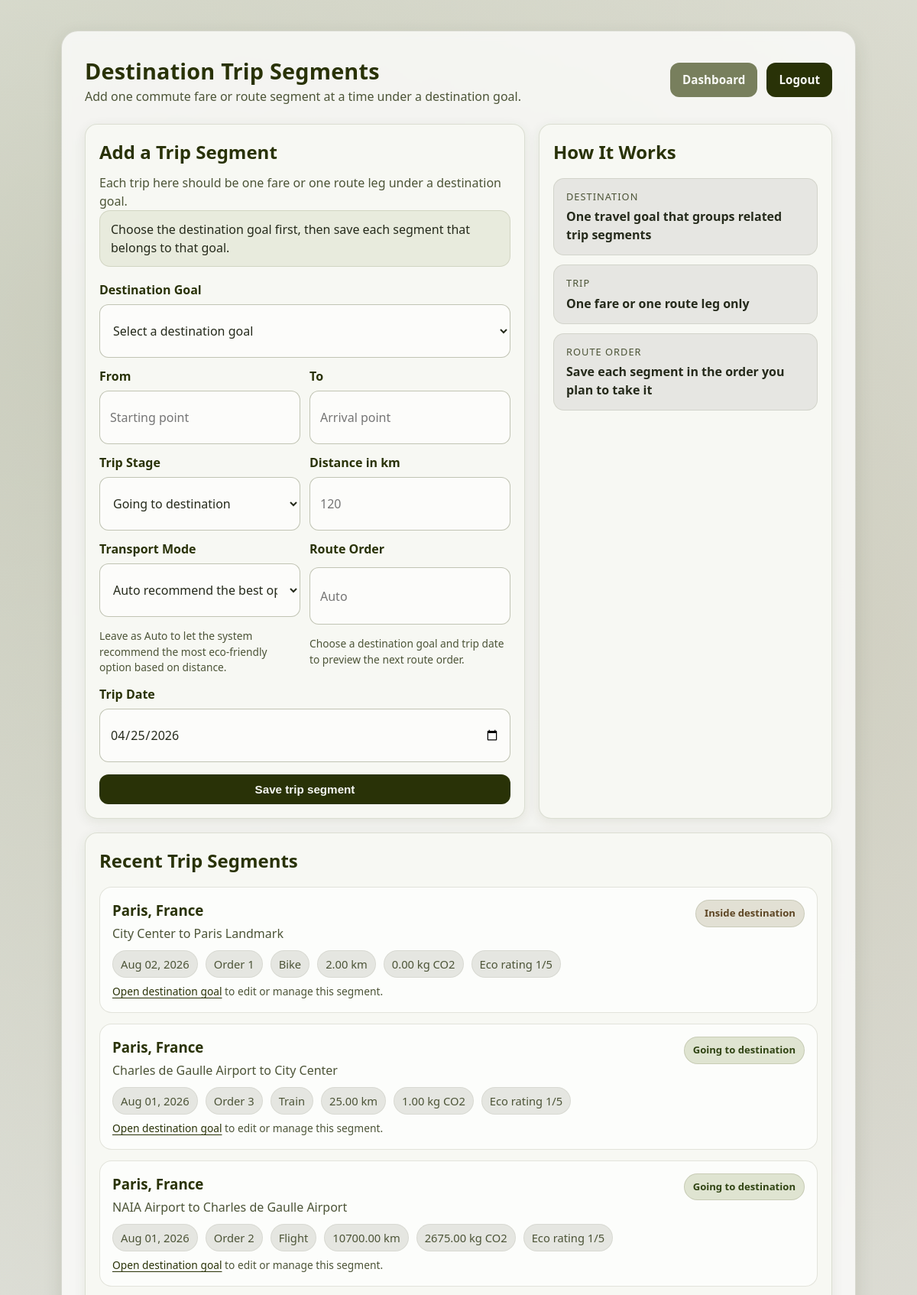
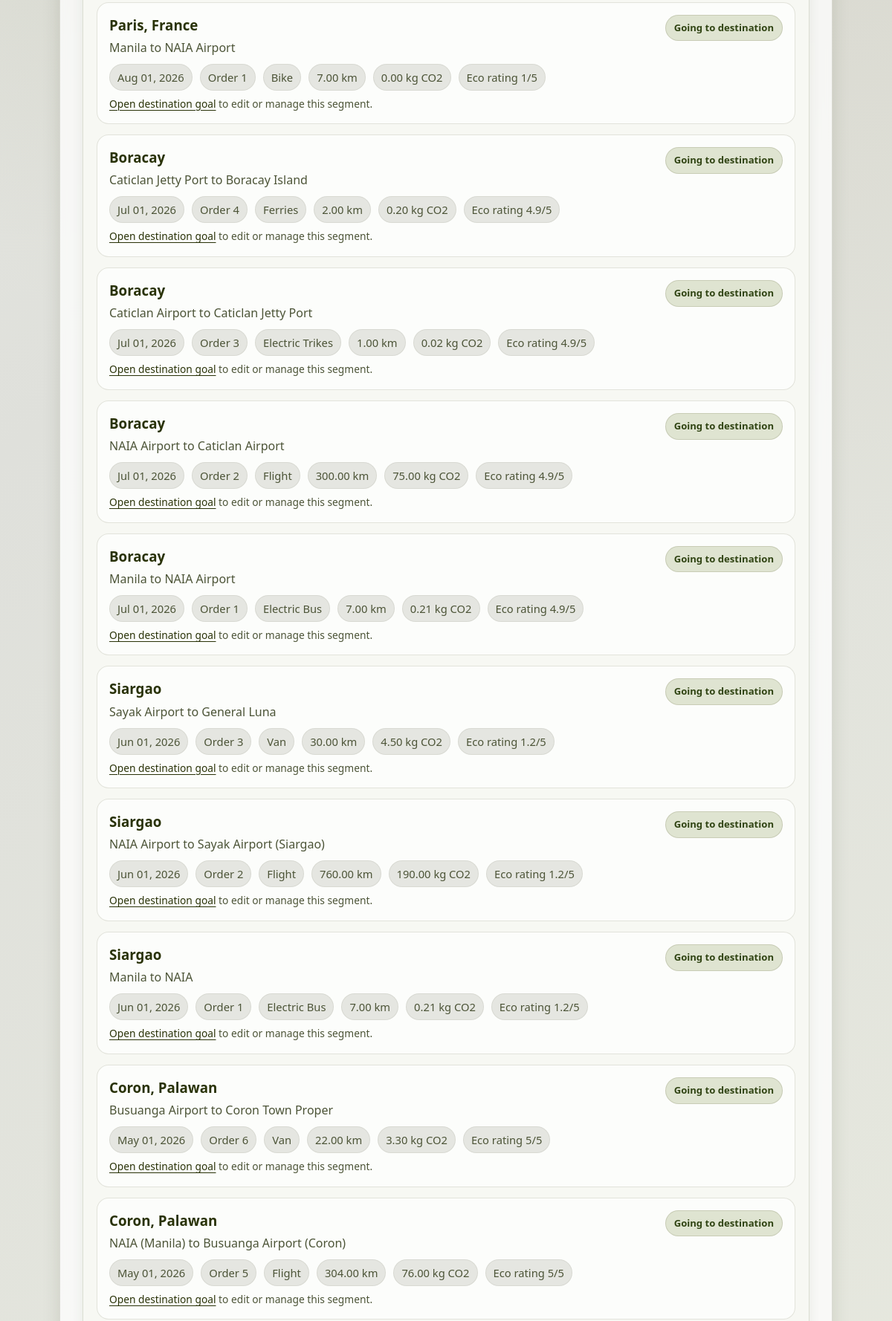
Screenshot of /planner.php (signed in, upper part) with the database file from the repository (2 pictures, top to bottom).
### tables this page shows
CREATE TABLE `trips` (
  `trip_id` int(11) NOT NULL AUTO_INCREMENT,
  `user_id` int(11) NOT NULL,
  `trip_name` varchar(150) NOT NULL,
  `origin` varchar(150) NOT NULL,
  `trip_date` date DEFAULT NULL,
  `total_carbon_est` decimal(10,2) NOT NULL DEFAULT 0.00,
  `created_at` timestamp NOT NULL DEFAULT current_timestamp(),
  PRIMARY KEY (`trip_id`)
);

CREATE TABLE `destinations` (
  `id` int(11) NOT NULL AUTO_INCREMENT,
  `name` varchar(100) NOT NULL,
  `eco_rating` int(11) NOT NULL,
  `transport_tips` text NOT NULL,
  `photo_path` varchar(255) DEFAULT NULL,
  PRIMARY KEY (`id`)
);

CREATE TABLE `itinerary_items` (
  `item_id` int(11) NOT NULL AUTO_INCREMENT,
  `trip_id` int(11) NOT NULL,
  `dest_id` int(11) NOT NULL,
  `transport_mode` varchar(30) NOT NULL,
  `is_eco_friendly` tinyint(1) NOT NULL DEFAULT 0,
  `sequence_order` int(11) NOT NULL DEFAULT 1,
  `distance_km` decimal(10,2) NOT NULL DEFAULT 0.00,
  `carbon_est` decimal(10,2) NOT NULL DEFAULT 0.00,
  `trip_stage` varchar(30) NOT NULL DEFAULT 'to_destination',
  `created_at` timestamp NOT NULL DEFAULT current_timestamp(),
  PRIMARY KEY (`item_id`),
  KEY `trip_id` (`trip_id`),
  KEY `dest_id` (`dest_id`)
);

### trip_segment_helper.php (called while the page is built, shortened)
<?php
function travel_get_destination_id_column(mysqli $conn): string
{
    $column = 'id';
    $columns = $conn->query('SHOW COLUMNS FROM destinations');
    if ($columns) {
        while ($row = $columns->fetch_assoc()) {
            if (($row['Field'] ?? '') === 'id') {
                $column = 'id';
            }
        }
    }
    return $column;
}
function travel_get_default_trip_date(): string
{
    return date('Y-m-d');
}
function travel_is_valid_trip_date(string $tripDate): bool
{
    $date = DateTime::createFromFormat('Y-m-d', $tripDate);
    return $date instanceof DateTime && $date->format('Y-m-d') === $tripDate;
}
function travel_get_trip_date_value(?string $tripDate, ?string $createdAt = null): string
{
    if (is_string($tripDate) && $tripDate !== '' && travel_is_valid_trip_date($tripDate)) {
        return $tripDate;
    }
    return travel_get_default_trip_date();
}
function travel_format_trip_date(?string $tripDate, ?string $createdAt = null): string
{
    return date('M d, Y', strtotime(travel_get_trip_date_value($tripDate, $createdAt)));
}
function travel_get_stage_options(): array
{
    return [
        'to_destination' => [
            'label' => 'Going to destination',
            'description' => 'Use this for the fares or route segments that get you to the destination goal.',
        ],
        'inside_destination' => [
            'label' => 'Inside destination',
            'description' => 'Use this for local rides or commute fares after you arrive there.',
        ],
    ];
}
function travel_format_mode(string $mode): string
{
    $transportModes = travel_get_transport_modes();
    return $transportModes[$mode]['label'] ?? ucfirst(str_replace('_', ' ', $mode));
}
function travel_format_stage(string $stage): string
{
    $stageOptions = travel_get_stage_options();
    return $stageOptions[$stage]['label'] ?? ucfirst(str_replace('_', ' ', $stage));
}
function travel_stage_badge_class(string $stage): string
{
    return $stage === 'inside_destination' ? 'stage-local' : 'stage-journey';
}

### planner.php (the view, shortened to what this page needs)
<?php
require 'db.php';
require 'trip_segment_helper.php';
function planner_escape($value): string
{
    return htmlspecialchars((string) $value, ENT_QUOTES, 'UTF-8');
}
$destinationIdColumn = travel_get_destination_id_column($conn);
$stageOptions = travel_get_stage_options();
$formValues = [
    'trip_name' => '',
    'origin' => '',
    'destination_id' => '',
    'trip_date' => travel_get_default_trip_date(),
    'distance_km' => '',
    'transport_mode' => 'auto',
    'trip_stage' => 'to_destination',
    'sequence_order' => '',
];
$routeOrderHelpText = 'Choose a destination goal and trip date to preview the next route order.';
$savedTrips = [];
$savedTripsStmt = $conn->prepare(
    "SELECT
        t.trip_id,
        t.trip_name,
        t.origin,
        COALESCE(t.trip_date, DATE(t.created_at)) AS trip_date_value,
        t.total_carbon_est,
        t.created_at,
        i.transport_mode,
        i.distance_km,
        i.is_eco_friendly,
        i.trip_stage,
        i.sequence_order,
        d.name AS destination_name,
        d.eco_rating,
        d.{$destinationIdColumn} AS destination_id
    FROM trips t
    LEFT JOIN itinerary_items i ON i.trip_id = t.trip_id
    LEFT JOIN destinations d ON d.{$destinationIdColumn} = i.dest_id
    WHERE t.user_id = ?
    ORDER BY COALESCE(t.trip_date, DATE(t.created_at)) DESC, t.created_at DESC, t.trip_id DESC"
);
$savedTripsStmt->bind_param('i', $_SESSION['user_id']);
$savedTripsStmt->execute();
$savedTripsResult = $savedTripsStmt->get_result();
if ($savedTripsResult) {
    while ($row = $savedTripsResult->fetch_assoc()) {
        $savedTrips[] = $row;
    }
}
?>
<!DOCTYPE html>
<html>
<head>
    <link rel="stylesheet" href="style.css">
</head>
<body>
    <div class="page-shell">
        <div class="container">
            <header class="topbar">
                <div>
                    <h1>Destination Trip Segments</h1>
                    <p>Add one commute fare or route segment at a time under a destination goal.</p>
                </div>
                <div class="topbar-actions">
                    <a class="button button-secondary" href="index.php">Dashboard</a>
                    <a class="button" href="logout.php">Logout</a>
                </div>
            </header>
            <div class="planner-layout">
                <section class="panel card">
                    <h2>Add a Trip Segment</h2>
                    <p class="panel-lead">Each trip here should be one fare or one route leg under a destination goal.</p>
                    <p class="helper-note">Choose the destination goal first, then save each segment that belongs to that goal.</p>
                    <form method="POST" class="planner-form trip-segment-form">
                        <div class="field-grid trip-segment-grid">
                            <div class="field field-full">
                                <label for="destination_id">Destination Goal</label>
                                <select id="destination_id" name="destination_id" required>
                                    <option value="">Select a destination goal</option>
                                </select>
                            </div>
                            <div class="field">
                                <label for="origin">From</label>
                                <input type="text" id="origin" name="origin" placeholder="Starting point" value="<?php echo planner_escape($formValues['origin']); ?>" required>
                            </div>
                            <div class="field">
                                <label for="trip_name">To</label>
                                <input type="text" id="trip_name" name="trip_name" placeholder="Arrival point" value="<?php echo planner_escape($formValues['trip_name']); ?>" required>
                            </div>
                            <div class="field">
                                <label for="trip_stage">Trip Stage</label>
                                <select id="trip_stage" name="trip_stage" required>
                                    <?php foreach ($stageOptions as $stageKey => $stageData): ?>
                                        <option value="<?php echo planner_escape($stageKey); ?>" <?php echo $formValues['trip_stage'] === $stageKey ? 'selected' : ''; ?>>
                                            <?php echo planner_escape($stageData['label']); ?>
                                        </option>
                                    <?php endforeach; ?>
                                </select>
                            </div>
                            <div class="field">
                                <label for="distance_km">Distance in km</label>
                                <input type="number" id="distance_km" name="distance_km" min="0.1" step="0.1" placeholder="120" value="<?php echo planner_escape($formValues['distance_km']); ?>" required>
                            </div>
                            <div class="field">
                                <label for="transport_mode">Transport Mode</label>
                                <select id="transport_mode" name="transport_mode">
                                    <option value="auto" <?php echo $formValues['transport_mode'] === 'auto' ? 'selected' : ''; ?>>Auto recommend the best option</option>
                                </select>
                                <p class="field-help field-help-balance">Leave as Auto to let the system recommend the most eco-friendly option based on distance.</p>
                            </div>
                            <div class="field">
                                <label for="sequence_order">Route Order</label>
                                <input type="number" id="sequence_order" name="sequence_order" min="1" step="1" placeholder="Auto" value="<?php echo planner_escape($formValues['sequence_order']); ?>">
                                <p class="field-help field-help-balance"><?php echo planner_escape($routeOrderHelpText); ?></p>
                            </div>
                            <div class="field field-full field-trip-date">
                                <label for="trip_date">Trip Date</label>
                                <input type="date" id="trip_date" name="trip_date" value="<?php echo planner_escape($formValues['trip_date']); ?>" required>
                            </div>
                        </div>
                        <button type="submit">Save trip segment</button>
                    </form>
                </section>
                <aside class="panel card">
                    <h2>How It Works</h2>
                    <div class="summary-stack">
                        <div class="summary-item">
                            <span class="summary-label">Destination</span>
                            <strong>One travel goal that groups related trip segments</strong>
                        </div>
                        <div class="summary-item">
                            <span class="summary-label">Trip</span>
                            <strong>One fare or one route leg only</strong>
                        </div>
                        <div class="summary-item">
                            <span class="summary-label">Route order</span>
                            <strong>Save each segment in the order you plan to take it</strong>
                        </div>
                    </div>
                </aside>
            </div>
            <section class="panel card trip-history">
                <h2>Recent Trip Segments</h2>
                <?php if (empty($savedTrips)): ?>
                    <p class="muted">No trip segments saved yet. Add your first route leg above.</p>
                <?php else: ?>
                    <div class="trip-list">
                        <?php foreach ($savedTrips as $trip): ?>
                            <?php $tripStage = (string) ($trip['trip_stage'] ?? 'to_destination'); ?>
                            <article class="trip-entry">
                                <div class="trip-head">
                                    <div>
                                        <h3><?php echo planner_escape($trip['destination_name'] ?? 'Destination'); ?></h3>
                                        <p class="muted trip-route"><?php echo planner_escape($trip['origin']); ?> to <?php echo planner_escape($trip['trip_name']); ?></p>
                                    </div>
                                    <span class="stage-pill <?php echo planner_escape(travel_stage_badge_class($tripStage)); ?>">
                                        <?php echo planner_escape(travel_format_stage($tripStage)); ?>
                                    </span>
                                </div>
                                <div class="trip-meta">
                                    <span><?php echo planner_escape(travel_format_trip_date((string) ($trip['trip_date_value'] ?? ''), (string) ($trip['created_at'] ?? ''))); ?></span>
                                    <span>Order <?php echo planner_escape($trip['sequence_order'] ?? 1); ?></span>
                                    <span><?php echo planner_escape(travel_format_mode((string) $trip['transport_mode'])); ?></span>
                                    <span><?php echo planner_escape($trip['distance_km']); ?> km</span>
                                    <span><?php echo planner_escape($trip['total_carbon_est']); ?> kg CO2</span>
                                    <?php if (isset($trip['eco_rating'])): ?>
                                        <span>Eco rating <?php echo planner_escape($trip['eco_rating']); ?>/5</span>
                                    <?php endif; ?>
                                </div>
                                <?php if (!empty($trip['destination_id'])): ?>
                                    <p class="field-help"><a href="destination_detail.php?id=<?php echo planner_escape($trip['destination_id']); ?>">Open destination goal</a> to edit or manage this segment.</p>
                                <?php endif; ?>
                            </article>
                        <?php endforeach; ?>
                    </div>
                <?php endif; ?>
            </section>
        </div>
    </div>
</body>
</html>

### rows the page displays
trips: destinations.name "Paris, France", origin "City Center", trip_name "Paris Landmark", itinerary_items.trip_stage "Inside destination", created_at "Aug 02, 2026", itinerary_items.sequence_order "1", itinerary_items.transport_mode "Bike", itinerary_items.distance_km "2.00", total_carbon_est "0.00", eco_rating "1"
trips: destinations.name "Paris, France", origin "Charles de Gaulle Airport", trip_name "City Center", itinerary_items.trip_stage "Going to destination", created_at "Aug 01, 2026", itinerary_items.sequence_order "3", itinerary_items.transport_mode "Train", itinerary_items.distance_km "25.00", total_carbon_est "1.00", itinerary_items.is_eco_friendly "1"
trips: destinations.name "Paris, France", origin "NAIA Airport", trip_name "Charles de Gaulle Airport", itinerary_items.trip_stage "Going to destination", created_at "Aug 01, 2026", itinerary_items.sequence_order "2", itinerary_items.transport_mode "Flight", itinerary_items.distance_km "10700.00", total_carbon_est "2675.00", eco_rating "1"
trips: destinations.name "Paris, France", origin "Manila", trip_name "NAIA Airport", itinerary_items.trip_stage "Going to destination", created_at "Aug 01, 2026", itinerary_items.sequence_order "1", itinerary_items.transport_mode "Bike", itinerary_items.distance_km "7.00", total_carbon_est "0.00", eco_rating "1"
trips: destinations.name "Boracay", origin "Caticlan Jetty Port", trip_name "Boracay Island", itinerary_items.trip_stage "Going to destination", created_at "Jul 01, 2026", itinerary_items.sequence_order "4", itinerary_items.transport_mode "Ferries", itinerary_items.distance_km "2.00", total_carbon_est "0.20", eco_rating "4.9"
trips: destinations.name "Boracay", origin "Caticlan Airport", trip_name "Caticlan Jetty Port", itinerary_items.trip_stage "Going to destination", created_at "Jul 01, 2026", itinerary_items.sequence_order "3", itinerary_items.transport_mode "Electric Trikes", itinerary_items.distance_km "1.00", total_carbon_est "0.02", eco_rating "4.9"
trips: destinations.name "Boracay", origin "NAIA Airport", trip_name "Caticlan Airport", itinerary_items.trip_stage "Going to destination", created_at "Jul 01, 2026", itinerary_items.sequence_order "2", itinerary_items.transport_mode "Flight", itinerary_items.distance_km "300.00", total_carbon_est "75.00", eco_rating "4.9"
trips: destinations.name "Boracay", origin "Manila", trip_name "NAIA Airport", itinerary_items.trip_stage "Going to destination", created_at "Jul 01, 2026", itinerary_items.sequence_order "1", itinerary_items.transport_mode "Electric Bus", itinerary_items.distance_km "7.00", total_carbon_est "0.21", eco_rating "4.9"
trips: destinations.name "Siargao", origin "Sayak Airport", trip_name "General Luna", itinerary_items.trip_stage "Going to destination", created_at "Jun 01, 2026", itinerary_items.sequence_order "3", itinerary_items.transport_mode "Van", itinerary_items.distance_km "30.00", total_carbon_est "4.50", eco_rating "1.2"
trips: destinations.name "Siargao", origin "NAIA Airport", trip_name "Sayak Airport (Siargao)", itinerary_items.trip_stage "Going to destination", created_at "Jun 01, 2026", itinerary_items.sequence_order "2", itinerary_items.transport_mode "Flight", itinerary_items.distance_km "760.00", total_carbon_est "190.00", eco_rating "1.2"
trips: destinations.name "Siargao", origin "Manila", trip_name "NAIA", itinerary_items.trip_stage "Going to destination", created_at "Jun 01, 2026", itinerary_items.sequence_order "1", itinerary_items.transport_mode "Electric Bus", itinerary_items.distance_km "7.00", total_carbon_est "0.21", eco_rating "1.2"
trips: destinations.name "Coron, Palawan", origin "Busuanga Airport", trip_name "Coron Town Proper", itinerary_items.trip_stage "Going to destination", created_at "May 01, 2026", itinerary_items.sequence_order "6", itinerary_items.transport_mode "Van", itinerary_items.distance_km "22.00", total_carbon_est "3.30", eco_rating "5"
trips: destinations.name "Coron, Palawan", origin "NAIA (Manila)", trip_name "Busuanga Airport (Coron)", itinerary_items.trip_stage "Going to destination", created_at "May 01, 2026", itinerary_items.sequence_order "5", itinerary_items.transport_mode "Flight", itinerary_items.distance_km "304.00", total_carbon_est "76.00"

### other values shown
planner_escape($routeOrderHelpText) "Choose a destination goal and trip date to preview the next route order."
form field trip_stage "Going to destination"
